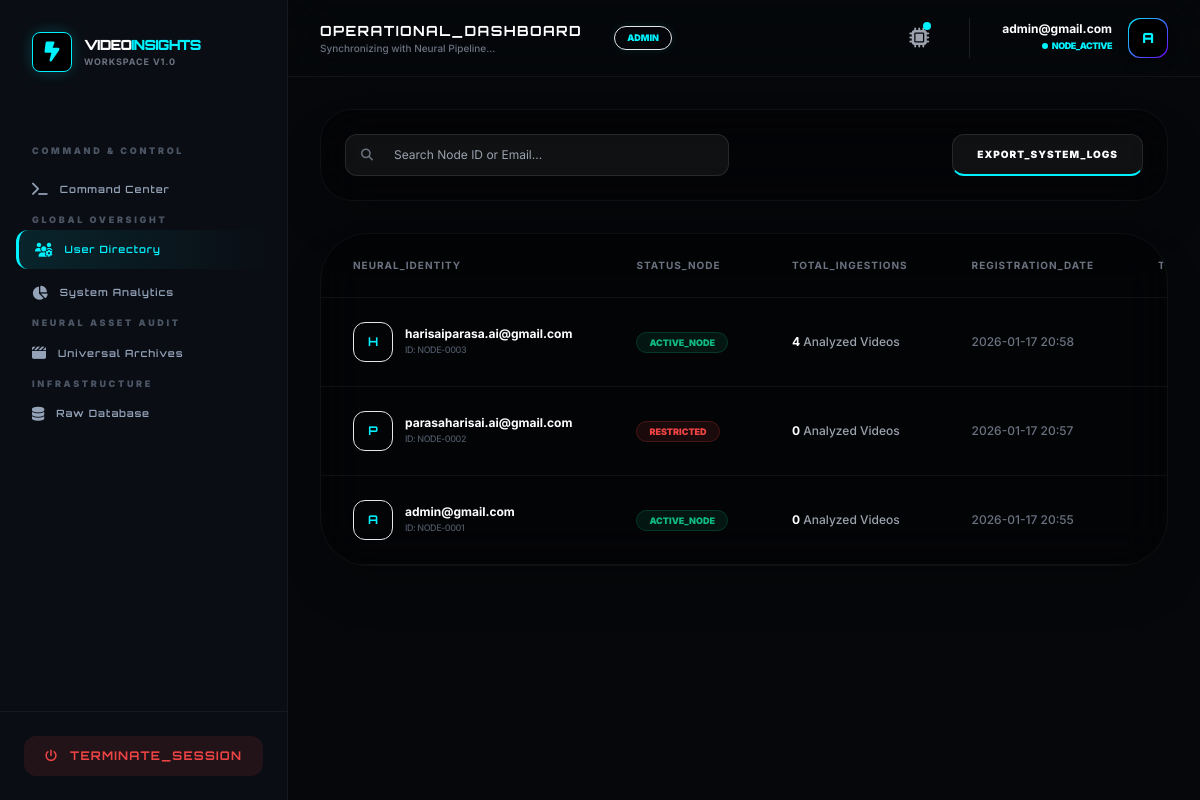
Page /analysis/admin/users/ (signed in) on the earlier database version.
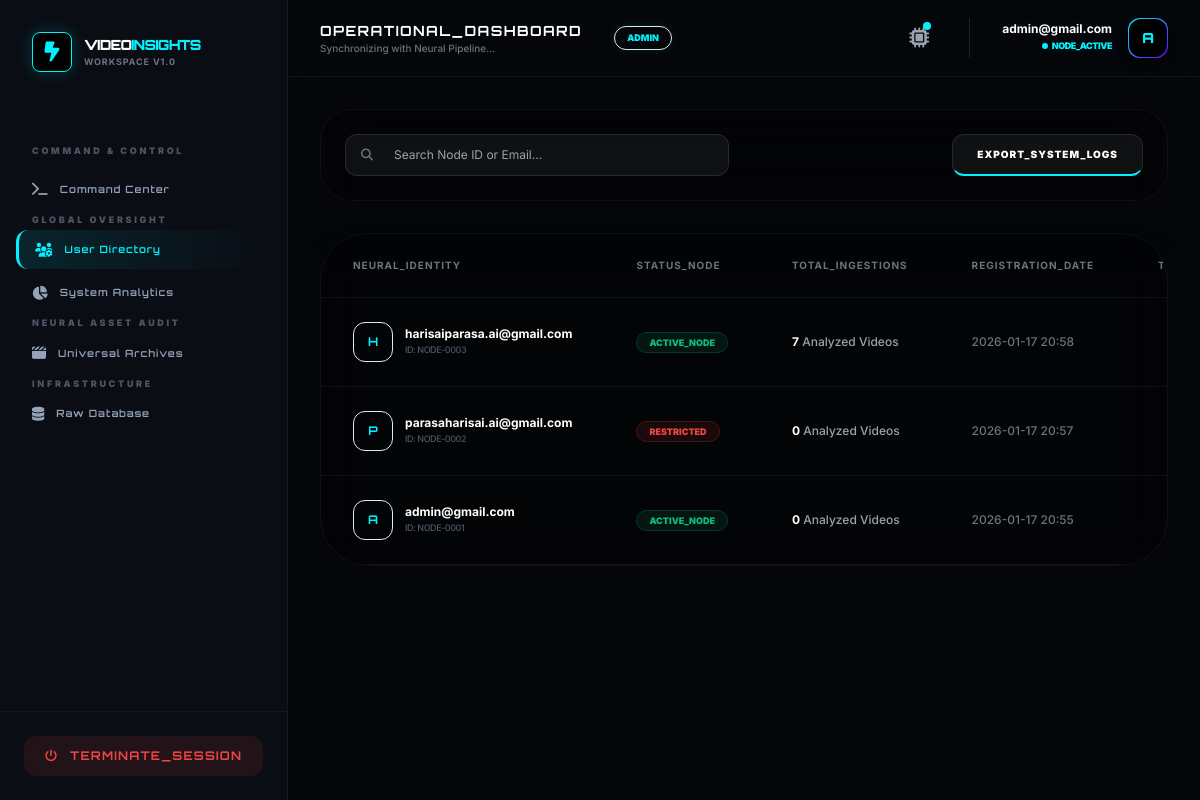
Same page on the later database version.
### accounts/models.py (models this page shows, shortened)
class User(AbstractUser):
    username = None
    email = models.EmailField(unique=True)
    ROLE_CHOICES = (
        ('admin', 'Admin'),
        ('user', 'User'),
    )
    role = models.CharField(max_length=10, choices=ROLE_CHOICES, default='user')
    is_verified = models.BooleanField(default=False)
    login_count = models.PositiveIntegerField(default=0)
    USERNAME_FIELD = 'email'
    REQUIRED_FIELDS = []
    objects = CustomUserManager()

### analysis/views.py (the view)
# urls.py: path('admin/users/', views.admin_user_management, name='admin_user_management'),
@user_passes_test(is_admin)
def admin_user_management(request):
    node_users = User.objects.annotate(
        video_count=Count('videoanalysis')
    ).order_by('-date_joined')
    return render(request, 'admin_user_management.html', {'node_users': node_users})

### analysis/views.py (called while the page is built)
def is_admin(user):
    return user.is_authenticated and user.role == 'admin'

### templates/admin_user_management.html (shortened to what this page needs)
{% extends "base2.html" %}
{% load i18n %}
{% block content %}
<div class="space-y-8 animate-fade-in">
    <div class="bg-black/40 border border-white/5 p-6 rounded-[2rem] backdrop-blur-xl flex flex-wrap justify-between items-center gap-4 shadow-2xl">
        <div class="relative w-full md:w-96">
            <i class="fa fa-search absolute left-4 top-1/2 -translate-y-1/2 text-gray-500 text-xs"></i>
            <input type="text" placeholder="Search Node ID or Email..." class="w-full bg-white/5 border border-white/10 rounded-xl py-3 pl-12 pr-4 text-xs text-white focus:outline-none focus:border-[var(--accent-cyan)] transition-all">
        </div>
        <button class="bg-white/5 border border-white/10 px-6 py-3 rounded-xl text-[10px] font-black uppercase text-white tracking-widest hover:bg-white/10 transition-all border-b-2 border-b-[var(--accent-cyan)]">Export_System_Logs</button>
    </div>
    <div class="bg-black/40 border border-white/5 rounded-[3rem] backdrop-blur-xl overflow-hidden shadow-2xl">
        <div class="overflow-x-auto">
            <table class="w-full text-left">
                <thead>
                    <tr class="text-[10px] font-black text-gray-500 uppercase tracking-widest border-b border-white/5">
                        <th class="px-8 py-6">Neural_Identity</th>
                        <th class="px-8 py-6">Status_Node</th>
                        <th class="px-8 py-6">Total_Ingestions</th>
                        <th class="px-8 py-6">Registration_Date</th>
                        <th class="px-8 py-6 text-right">Terminal_Actions</th>
                    </tr>
                </thead>
                <tbody class="text-xs font-medium">
                    {% for node_user in node_users %}
                    <tr class="border-b border-white/5 hover:bg-white/[0.02] transition-colors group">
                        <td class="px-8 py-6">
                            <div class="flex items-center gap-3">
                                <div class="w-10 h-10 rounded-xl bg-gradient-to-br from-[var(--accent-cyan)]/20 to-transparent border border-[var(--accent-cyan)]/30 flex items-center justify-center font-bold text-[var(--accent-cyan)] orbitron">{{ node_user.email|first|upper }}</div>
                                <div>
                                    <p class="text-white font-bold">{{ node_user.email }}</p>
                                    <p class="text-[9px] text-gray-600 uppercase tracking-tighter">ID: NODE-{{ node_user.id|stringformat:"04d" }}</p>
                                </div>
                            </div>
                        </td>
                        <td class="px-8 py-6">
                            {% if node_user.is_active %}
                                <span class="px-3 py-1 bg-emerald-500/10 text-emerald-500 rounded-full text-[9px] font-black uppercase border border-emerald-500/20">Active_Node</span>
                            {% else %}
                                <span class="px-3 py-1 bg-red-500/10 text-red-500 rounded-full text-[9px] font-black uppercase border border-red-500/20">Restricted</span>
                            {% endif %}
                        </td>
                        <td class="px-8 py-6 text-gray-400">
                            <span class="text-white font-bold">{{ node_user.video_count }}</span> Analyzed Videos
                        </td>
                        <td class="px-8 py-6 text-gray-500">{{ node_user.date_joined|date:"Y-m-d H:i" }}</td>
                        <td class="px-8 py-6 text-right">
                            <div class="flex justify-end gap-3">
                            </div>
                        </td>
                    </tr>
                    {% endfor %}
                </tbody>
            </table>
        </div>
    </div>
</div>
{% endblock %}

Differences in the rows shown:
changed User "harisaiparasa.ai@gmail.com": video_count "4" → "7"
